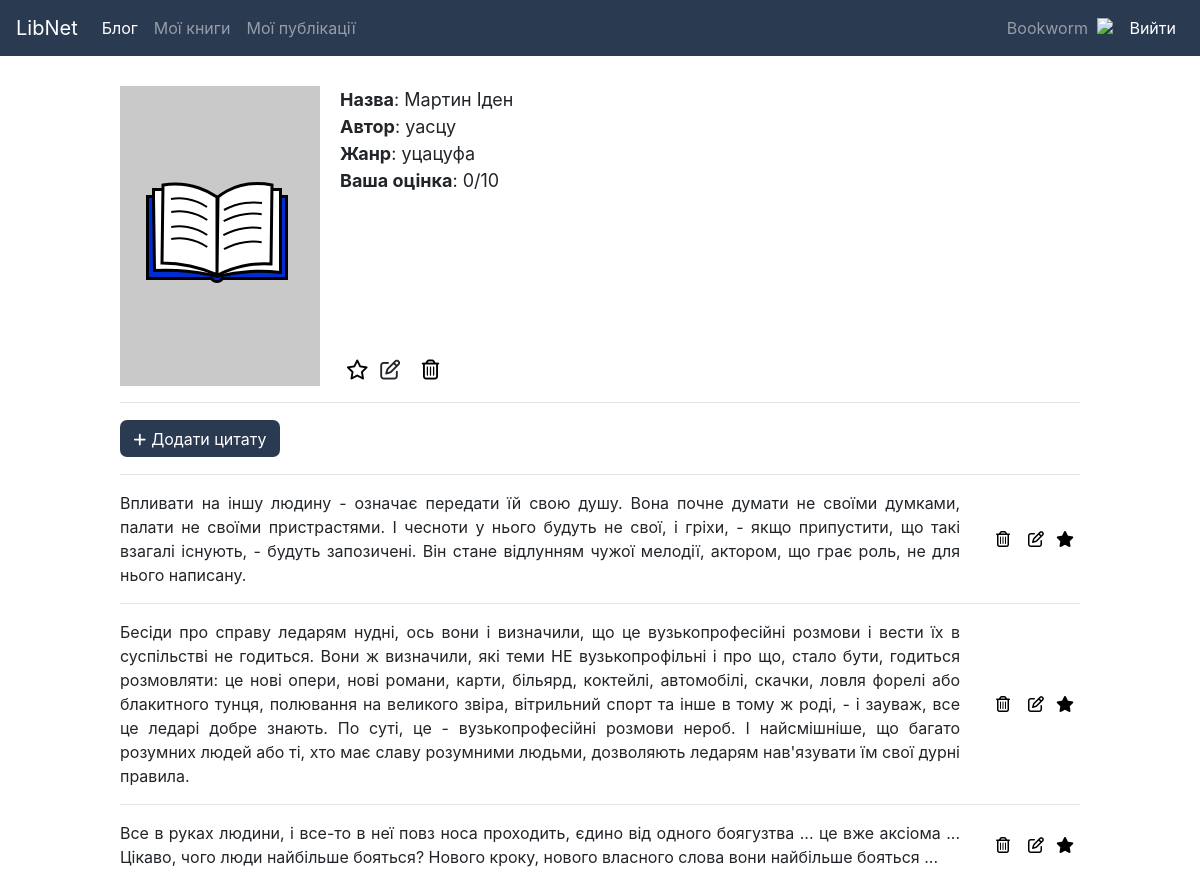
/11/book (signed in), run on the app's committed database.
### sn/db.py (models this page shows)
class User(db.Model):
	id = db.Column(db.Integer, primary_key=True)
	username = db.Column(db.String(80), nullable=False, unique = True)
	name = db.Column(db.String(80), nullable=False)
	birth_date = db.Column(db.DateTime, nullable=False)
	email = db.Column(db.String(80), unique=True, nullable=False)
	password = db.Column(db.String(80), nullable=False)
	avatar = db.Column(db.String(100))

class Book(db.Model):
	id = db.Column(db.Integer, primary_key=True)
	owner_id = db.Column(db.Integer, db.ForeignKey('user.id'), nullable=False)
	owner = db.relationship('User',  foreign_keys = "Book.owner_id")
	name = db.Column(db.String(80), nullable=False)
	author = db.Column(db.String(80))
	genre = db.Column(db.String(80))
	status = db.Column(db.String(3), nullable=False)
	rating = db.Column(db.String(3))
	image = db.Column(db.String(100))
	is_favorite = db.Column(db.Boolean, default=False)

class Quote(db.Model):
	id = db.Column(db.Integer, primary_key=True)
	book_id = db.Column(db.Integer, db.ForeignKey('book.id'), nullable=False)
	book = db.relationship('Book',  foreign_keys = "Quote.book_id")
	text = db.Column(db.String(1005))
	is_favorite = db.Column(db.Boolean, default=False)

### sn/index.py (the view)
@app.route('/<int:id>/book', methods=('GET', 'POST'))
def book(id):
	get_user()
	book = Book.query.filter_by(id = id).first()
	quotes = Quote.query.filter_by(book_id=book.id)
	author = book.author
	if request.method == 'POST':
		quote_text = request.form['quote_text']
		quote = Quote(book_id=book.id, text=quote_text)
		db.session.add(quote)
		db.session.commit()
		return redirect(url_for('book', id=id))
	return render_template('book.html', quotes=quotes, author=book.author, name=book.name, genre=book.genre, rating=book.rating, image=book.image, book=book)

### sn/index.py (called while the page is built)
def get_user():
	user_id = session.get('user_id')
	if user_id is None:
		g.user = None
	else:
		g.user = User.query.filter_by(id=user_id).first()
	return g.user

### sn/templates/book.html (shortened to what this page needs)
<!doctype html>
<html>
    <head>
    <link rel="stylesheet" href="https://maxcdn.bootstrapcdn.com/bootstrap/4.0.0/css/bootstrap.min.css">
    <link rel="stylesheet" href="../static/css/style.css">
    </head>
    <body>
        {% include 'navbar.html' %}
        <div class="quotes-contain">
        <div class="book-info">
            {% if image %}
                <img class="book-img"  src="{{ image }}" style="margin-right: 20px;">
                {% else %}
                <img class="book-img"  src="../static/img/book.svg" style="margin-right: 20px;">
                {% endif %}
            <div class="book-ul">
                <ul style="list-style: none; padding: 0; margin: 0;">
                <li><b>Назва</b>: {{ name }}</li>
                {% if author %}
                <li><b>Автор</b>: {{ author }}</li>
                {% endif %}
                {% if genre %}
                <li><b>Жанр</b>: {{ genre }}</li>
                {% endif %}
                {% if rating %}
                <li><b>Ваша оцінка</b>: {{ rating }}/10</li>
                {% endif %}
                </ul>
            <div class="book-buttons" style="display: flex; font-size: 20px;">
                <form method="post">
                    {%  if book.is_favorite %}
                <button formaction="{{ url_for('add_book_to_favorites', id=book.id) }}" style="border: 0; background-color: transparent;"><i class="fas fa-star"></i></button>
                    {%  else %}
                <button formaction="{{ url_for('add_book_to_favorites', id=book.id) }}" style="border: 0; background-color: transparent;"><i class="far fa-star"></i></button>
                    {%  endif %}
                    <a style="margin-right: 10px;"><i class="far fa-edit"></i></a>
                <button formaction="{{ url_for('delete_book', id=book.id) }}" style="border: 0; background-color: transparent;"><i class="far fa-trash-alt"></i></button>
                </form>
            </div>
            </div>
        </div>
        <hr>
        <button id="add-quote-button" class="add-quote-button" onclick="myFunction()"><i class="fas fa-plus" style="margin-right: 5px; font-size: 0.9rem;"></i>Додати цитату
        </button>
        {% if quotes.first() %}
        <ol class="quotes">
            {% for q in quotes %}
            <hr>
                <li class="quote-div"><div id = "quote-text-div">{{ q.text }}</div>
                    <div id="contain" style="display: flex; align-items: center; justify-content: center;">
                        <div id="min-contain">
                            <form method="post" style="display: flex;">
                            <button class="book-button" formaction="{{ url_for('delete_quote', id=q.book_id) }}"><i class="far fa-trash-alt" style="margin-right: 6px;"></i></button>
                            <button class="book-button"><i class="far fa-edit"></i></button>
                            {%  if q.is_favorite %}
                            <button formaction="{{ url_for('add_quote_to_favorites', id=q.id) }}" style="border: 0; background-color: transparent;"><i class="fas fa-star"></i></button>
                            {%  else %}
                            <button formaction="{{ url_for('add_quote_to_favorites', id=q.id) }}" style="border: 0; background-color: transparent;"><i class="far fa-star"></i></button>
                            {%  endif %}
                            </form>
                        </div>
                    </div>
                </li>
            {% endfor %}
        </ol>
        {% else %}
            <hr>
            <p>Ви поки що не додавали цитати.</p>
        {% endif %}
    </div>
    </body>
</html>

### sn/templates/navbar.html (shortened to what this page needs)
<!doctype html>
<html>
<head>
    <link rel="stylesheet" href="../static/css/style.css">
<link rel="stylesheet" href="https://maxcdn.bootstrapcdn.com/bootstrap/4.0.0/css/bootstrap.min.css">
</head>
<body>
<nav class="navbar navbar-expand-lg navbar-dark" style="background-color: #2A3A51;">
  <a class="navbar-brand" href="{{ url_for('index') }}">LibNet</a>
  <div  class="collapse navbar-collapse" id="navbarSupportedContent">
      {% if g.user %}
    <ul class="navbar-nav mr-auto">
      <li class="nav-item active">
        <a class="nav-link" href="{{ url_for('blog') }}">Блог<span class="sr-only">(current)</span></a>
      </li>
      <li class="nav-item">
        <a class="nav-link" href="{{ url_for('books') }}">Мої книги</a>
      </li>
        <li class="nav-item">
        <a class="nav-link" href="{{ url_for('posts') }}">Мої публікації</a>
      </li>
    </ul>
      {% endif %}
      <ul class="navbar-nav">
      {% if g.user %}
        <li class="nav-item">
        <a class="nav-link" href="{{ url_for('my_profile') }}" style="height: 40px;">
            {{ g.user.username }}
            {% if g.user.avatar %}
            <img src="{{ g.user.avatar }}" style="height: 40px; margin-top: -8px; margin-left: 5px;">
            {% endif %}
            </a>
        </li>
        <li class="nav-item">
        <a style="color: white" class="nav-link" href="{{ url_for('logout') }}">Вийти</a>
        </li>
     {% endif %}
    </ul>
  </div>
</nav>
    </body>
</html>

### sn/static/css/style.css (style rules this page uses)
a { color: #000; text-decoration: none; }
.nav-link { color: black; }
.add-class-button, .edit-delete-button, .add-quote-button { background-color: #2A3A51; color: white; width: 160px; height: 37px; border-radius: 7px; margin: auto; border-color: transparent; margin: 1px 0 1px 0; }
.quote-div { display: flex; justify-content: space-between; }
#quote-text-div { text-align: justify; margin-right: 30px; }
.quotes-contain { max-width: 80vw; margin: auto; margin-top: 30px; }
ol { padding: 0; }
.book-img { width: 200px; height: 300px; object-fit: cover; }

### sn/templates/navbar.html (style rules this page uses)
.navbar { position: sticky; left: 0; }

### sn/templates/book.html (style rules this page uses)
.book-info { font-size: 18px; display: flex; align-content: center; }
.book-ul { display: flex; flex-direction: column; justify-content: space-between }
.book-button { background-color: transparent; border: 0; }

### data on the page
User: user.username "Bookworm"
Book: name "Мартин Іден", author "уасцу", genre "уцацуфа"
Quote: text "Впливати на іншу людину - означає передати їй свою душу. Вона почне думати не своїми думками, палати не своїми пристрастями. І чесноти у нього будуть не свої, і гріхи, - якщо припустити, що такі взагалі існують, - будуть запозичені. Він стане відлунням чужої мелодії, актором, що грає роль, не для нього написану."
Quote: text "Бесіди про справу ледарям нудні, ось вони і визначили, що це вузькопрофесійні розмови і вести їх в суспільстві не годиться. Вони ж визначили, які теми НЕ вузькопрофільні і про що, стало бути, годиться розмовляти: це нові опери, нові романи, карти, більярд, коктейлі, автомобілі, скачки, ловля форелі або блакитного тунця, полювання на великого звіра, вітрильний спорт та інше в тому ж роді, - і зауваж, все це ледарі добре знають. По суті, це - вузькопрофесійні розмови нероб. І найсмішніше, що багато розумних людей або ті, хто має славу розумними людьми, дозволяють ледарям нав'язувати їм свої дурні правила."
Quote: text "Все в руках людини, і все-то в неї повз носа проходить, єдино від одного боягузтва ... це вже аксіома ... Цікаво, чого люди найбільше бояться? Нового кроку, нового власного слова вони найбільше бояться ..."

### other printed values
{{ rating }} "0"
